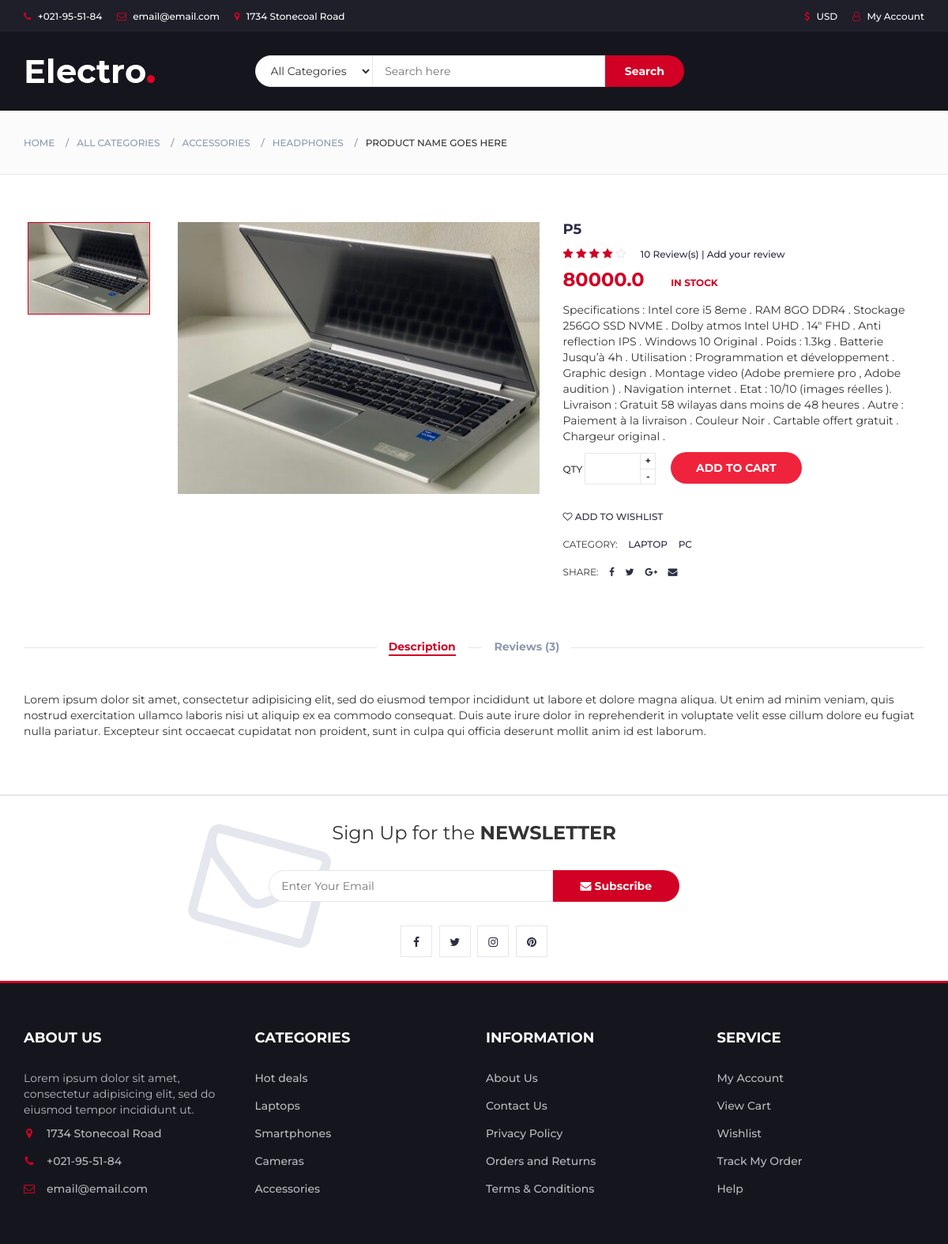
The page /product/811a8fda-b893-4b1a-b740-11482800d774 on the database its author committed.
### store/models.py (models this page shows, shortened)
class Product(models.Model):
	id = models.UUIDField(
		default=uuid.uuid4,unique=True,
		primary_key=True,editable=False
		)
	title = models.CharField(max_length=25,null=True)
	description = models.TextField(null=True,blank=True)
	price = models.FloatField()
	quantity = models.PositiveIntegerField(default=1)
	sold = models.PositiveIntegerField(default=0)
	categories = models.ManyToManyField('Category')
	date_added = models.DateTimeField(auto_now_add=True,blank=True,null=True)
	isdiscount = models.BooleanField(default=False)
	new_price = models.FloatField(null = True, blank=True , default='product02.png')
	image = models.ImageField(default = "pc.png" ,null = True, blank = True)
	def __str__(self):
		return self.title

class Category(models.Model):
	id = models.UUIDField(
		default=uuid.uuid4,unique=True,
		primary_key=True,editable=False
		)
	name = models.CharField(max_length=20)
	def __str__(self):
		return self.name

### store/views.py (the view)
# urls.py: path('product/<uuid:product_id>',views.product,name="product"),
def product(request,product_id):
	product = get_object_or_404(Product,id = product_id)
	context = {'product':product}
	return render(request,'store/product.html',context)

### store/templates/store/product.html (shortened to what this page needs)
{% load static %}
<!DOCTYPE html>
<html lang="en">
	<head>
		<link type="text/css" rel="stylesheet" href="{% static 'css/bootstrap.min.css' %}"/>
		<link type="text/css" rel="stylesheet" href="{% static 'css/slick.css' %}"/>
		<link type="text/css" rel="stylesheet" href="{% static 'css/slick-theme.css' %}"/>
		<link type="text/css" rel="stylesheet" href="{% static 'css/nouislider.min.css' %}"/>
		<link type="text/css" rel="stylesheet" href="{% static 'css/font-awesome.min.css' %}"/>
		<link type="text/css" rel="stylesheet" href="{% static 'css/style.css' %}"/>
    </head>
	<body>
		<header>
			<div id="top-header">
				<div class="container">
					<ul class="header-links pull-left">
						<li><a href="#"><i class="fa fa-phone"></i> +021-95-51-84</a></li>
						<li><a href="#"><i class="fa fa-envelope-o"></i> email@email.com</a></li>
						<li><a href="#"><i class="fa fa-map-marker"></i> 1734 Stonecoal Road</a></li>
					</ul>
					<ul class="header-links pull-right">
						<li><a href="#"><i class="fa fa-dollar"></i> USD</a></li>
						<li><a href="#"><i class="fa fa-user-o"></i> My Account</a></li>
					</ul>
				</div>
			</div>
			<div id="header">
				<div class="container">
					<div class="row">
						<div class="col-md-3">
							<div class="header-logo">
								<a href="#" class="logo">
									<img src="{% static 'images/logo.png' %}" alt="">
								</a>
							</div>
						</div>
						<div class="col-md-6">
							<div class="header-search">
								<form>
									<select class="input-select">
										<option value="0">All Categories</option>
									</select>
									<input class="input" placeholder="Search here">
									<button class="search-btn">Search</button>
								</form>
							</div>
						</div>
					</div>
				</div>
			</div>
		</header>
		<div id="breadcrumb" class="section">
			<div class="container">
				<div class="row">
					<div class="col-md-12">
						<ul class="breadcrumb-tree">
							<li><a href="#">Home</a></li>
							<li><a href="#">All Categories</a></li>
							<li><a href="#">Accessories</a></li>
							<li><a href="#">Headphones</a></li>
							<li class="active">Product name goes here</li>
						</ul>
					</div>
				</div>
			</div>
		</div>
		<div class="section">
			<div class="container">
				<div class="row">
					<div class="col-md-5 col-md-push-2">
						<div id="product-main-img">
							<div class="product-preview">
										<img src="{{product.image.url}}" alt="">
							</div>
						</div>
					</div>
					<div class="col-md-2  col-md-pull-5">
						<div id="product-imgs">
							<div class="product-preview">
										<img src="{{product.image.url}}" alt="">
							</div>
						</div>
					</div>
					<div class="col-md-5">
						<div class="product-details">
							<h2 class="product-name">{{product}}</h2>
							<div>
								<div class="product-rating">
									<i class="fa fa-star"></i>
									<i class="fa fa-star"></i>
									<i class="fa fa-star"></i>
									<i class="fa fa-star"></i>
									<i class="fa fa-star-o"></i>
								</div>
								<a class="review-link" href="#">10 Review(s) | Add your review</a>
							</div>
							<div>
								<h3 class="product-price">{{product.price}}</h3>
								<span class="product-available">In Stock</span>
							</div>
							<p>{{product.description}}</p>
							<div class="add-to-cart">
								<div class="qty-label">
									Qty
									<div class="input-number">
										<input type="number">
										<span class="qty-up">+</span>
										<span class="qty-down">-</span>
									</div>
								</div>
								<button class="add-to-cart-btn"> add to cart</button>
							</div>
							<ul class="product-btns">
								<li><a href="#"><i class="fa fa-heart-o"></i> add to wishlist</a></li>
							</ul>
							<ul class="product-links">
								<li>Category:</li>
								{% for category in product.categories.all %}
								<li><a href="#">{{category}}</a></li>
								{% endfor %}
							</ul>
							<ul class="product-links">
								<li>Share:</li>
								<li><a href="#"><i class="fa fa-facebook"></i></a></li>
								<li><a href="#"><i class="fa fa-twitter"></i></a></li>
								<li><a href="#"><i class="fa fa-google-plus"></i></a></li>
								<li><a href="#"><i class="fa fa-envelope"></i></a></li>
							</ul>
						</div>
					</div>
					<div class="col-md-12">
						<div id="product-tab">
							<ul class="tab-nav">
								<li class="active"><a data-toggle="tab" href="#tab1">Description</a></li>
								<li><a data-toggle="tab" href="#tab3">Reviews (3)</a></li>
							</ul>
							<div class="tab-content">
								<div id="tab1" class="tab-pane fade in active">
									<div class="row">
										<div class="col-md-12">
											<p>Lorem ipsum dolor sit amet, consectetur adipisicing elit, sed do eiusmod tempor incididunt ut labore et dolore magna aliqua. Ut enim ad minim veniam, quis nostrud exercitation ullamco laboris nisi ut aliquip ex ea commodo consequat. Duis aute irure dolor in reprehenderit in voluptate velit esse cillum dolore eu fugiat nulla pariatur. Excepteur sint occaecat cupidatat non proident, sunt in culpa qui officia deserunt mollit anim id est laborum.</p>
										</div>
									</div>
								</div>
							</div>
						</div>
					</div>
				</div>
			</div>
		</div>
		<div id="newsletter" class="section">
			<div class="container">
				<div class="row">
					<div class="col-md-12">
						<div class="newsletter">
							<p>Sign Up for the <strong>NEWSLETTER</strong></p>
							<form>
								<input class="input" type="email" placeholder="Enter Your Email">
								<button class="newsletter-btn"><i class="fa fa-envelope"></i> Subscribe</button>
							</form>
							<ul class="newsletter-follow">
								<li>
									<a href="#"><i class="fa fa-facebook"></i></a>
								</li>
								<li>
									<a href="#"><i class="fa fa-twitter"></i></a>
								</li>
								<li>
									<a href="#"><i class="fa fa-instagram"></i></a>
								</li>
								<li>
									<a href="#"><i class="fa fa-pinterest"></i></a>
								</li>
							</ul>
						</div>
					</div>
				</div>
			</div>
		</div>
		<footer id="footer">
			<div class="section">
				<div class="container">
					<div class="row">
						<div class="col-md-3 col-xs-6">
							<div class="footer">
								<h3 class="footer-title">About Us</h3>
								<p>Lorem ipsum dolor sit amet, consectetur adipisicing elit, sed do eiusmod tempor incididunt ut.</p>
								<ul class="footer-links">
									<li><a href="#"><i class="fa fa-map-marker"></i>1734 Stonecoal Road</a></li>
									<li><a href="#"><i class="fa fa-phone"></i>+021-95-51-84</a></li>
									<li><a href="#"><i class="fa fa-envelope-o"></i>email@email.com</a></li>
								</ul>
							</div>
						</div>
						<div class="col-md-3 col-xs-6">
							<div class="footer">
								<h3 class="footer-title">Categories</h3>
								<ul class="footer-links">
									<li><a href="#">Hot deals</a></li>
									<li><a href="#">Laptops</a></li>
									<li><a href="#">Smartphones</a></li>
									<li><a href="#">Cameras</a></li>
									<li><a href="#">Accessories</a></li>
								</ul>
							</div>
						</div>
						<div class="col-md-3 col-xs-6">
							<div class="footer">
								<h3 class="footer-title">Information</h3>
								<ul class="footer-links">
									<li><a href="#">About Us</a></li>
									<li><a href="#">Contact Us</a></li>
									<li><a href="#">Privacy Policy</a></li>
									<li><a href="#">Orders and Returns</a></li>
									<li><a href="#">Terms & Conditions</a></li>
								</ul>
							</div>
						</div>
						<div class="col-md-3 col-xs-6">
							<div class="footer">
								<h3 class="footer-title">Service</h3>
								<ul class="footer-links">
									<li><a href="#">My Account</a></li>
									<li><a href="#">View Cart</a></li>
									<li><a href="#">Wishlist</a></li>
									<li><a href="#">Track My Order</a></li>
									<li><a href="#">Help</a></li>
								</ul>
							</div>
						</div>
					</div>
				</div>
			</div>
		</footer>
	</body>
</html>

### rows shown on the page
Product: image (picture), title "P5", price "80000.0", description "Specifications : Intel core i5 8eme . RAM 8GO DDR4 . Stockage 256GO SSD NVME . Dolby atmos Intel UHD . 14″ FHD . Anti reflection IPS . Windows 10 Original . Poids : 1.3kg . Batterie Jusqu’à 4h . Utilisation : Programmation et développement . Graphic design . Montage video (Adobe premiere pro , Adobe audition ) . Navigation internet . Etat : 10/10 (images réelles ). Livraison : Gratuit 58 wilayas dans moins de 48 heures . Autre : Paiement à la livraison . Couleur Noir . Cartable offert gratuit . Chargeur original ."
Category: name "LAPTOP"
Category: name "PC"
